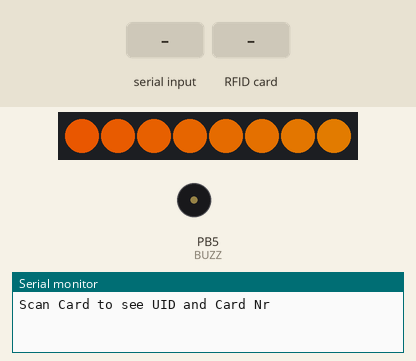
Recording of a sketch running on a simulated ATtiny85, built with avr-gcc and run on an emulated ATtiny85. Parts: 8 RGB LEDs in strip order, left to right, buzzer (waves = sounding, pin HIGH), the last lines printed to the serial monitor. The inputs (shaded band) are chosen by the test bench. Dim RGB values are drawn brighter than linear.

Above: at 1.34 s.
1.4 s: "f" received over Serial
At 2.7 s:
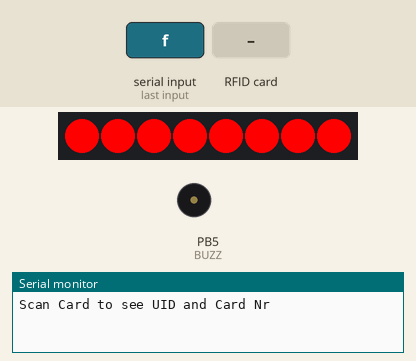
3.7 s: "L" received over Serial
At 5.28 s:
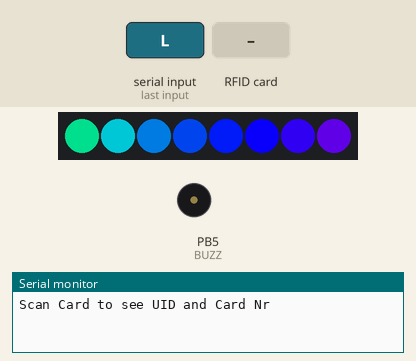
5.3 s: "N" received over Serial
At 5.41 s:
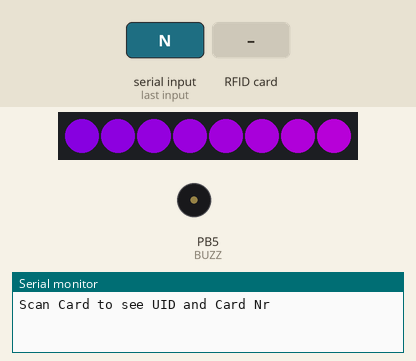
7.0 s: "s" received over Serial
At 8.4 s:
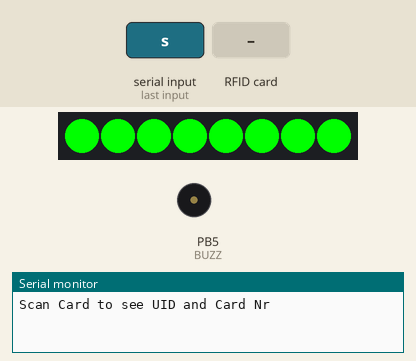
10.0 s: "L" received over Serial
At 10.31 s:
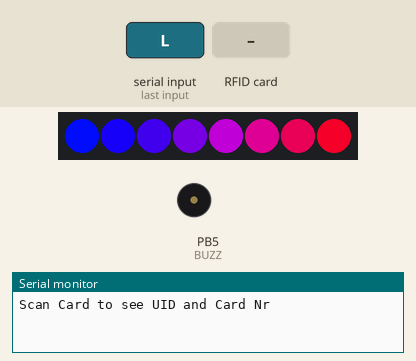
12.4 s: RFID card 5E 7A 19 C4 held to the reader
At 12.54 s:
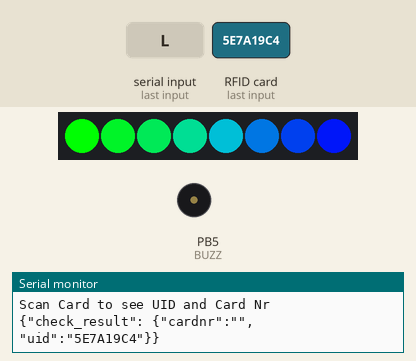
Timing chart, 0 to 18.6 s (numbered marks = the images above; inputs shaded):
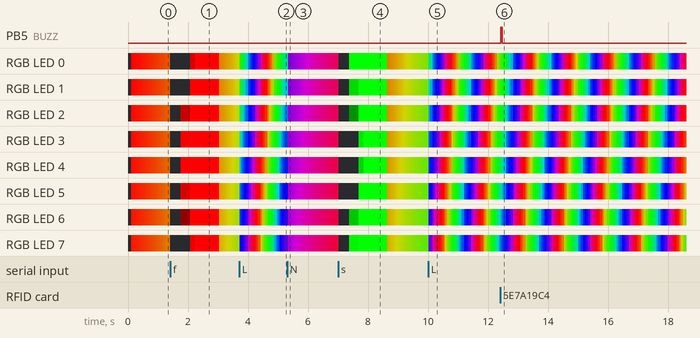

The sketch:

nanpos_cardreader.ino
```cpp
#include <Streaming.h>
#include <SPI.h>
#include <MFRC522.h>

#include <Adafruit_NeoPixel.h>
#ifdef __AVR__
  #include <avr/power.h>
#endif

#define PARAMS_MAX_LENGTH 128
#define BUZZ 5  // 6
#define RXMODE_PIN 6 //7
#define WS2812_PIN 8 // FIXME!

#define SS_PIN 10 // PB6
#define RST_PIN 9 // PB5
// MOSI 11
// MISO 12
// SCK 13


//#define DEBUG


// WS2812
Adafruit_NeoPixel strip = Adafruit_NeoPixel(8, WS2812_PIN, NEO_GRB + NEO_KHZ800);
/* define operating mode
 *
 * 0: idle
 * 1: receive node id
 * 2: receive command
 * 3: recevie parameters
 * 4: parse
 */
uint8_t mode = 0;

char inByte = 0;         // incoming serial byte

bool receiving = 0;
bool receiveDone = 0;
bool sendFlag = 0;
bool receiveOverflow = 0;


// Definitions for RFID
MFRC522 mfrc522(SS_PIN, RST_PIN);	// Create MFRC522 instance.

// Prepare key - all keys are set to FFFFFFFFFFFFh at chip delivery from the factory.
MFRC522::MIFARE_Key wallet_key = { 0xA0, 0xA1, 0xA2, 0xA3, 0xA4, 0xA5   }; // WALLET_KEY (KEY_MIFARE_APPLICATION_DIRECTORY)
MFRC522::MIFARE_Key default_key = { 0xFF, 0xFF, 0xFF, 0xFF, 0xFF, 0xFF   }; // DEFAULT_KEY


// RFID data

bool hasData = 0;
byte uid[4] = {0,0,0,0};
byte lastUid[4] = {0,0,0,0};
char cardnr[13] = {0,0,0,0, 0,0,0,0, 0,0,0,0 ,0}; // 13 due to string converion cutoff

void setup(){
    // start serial port at 9600 bps and wait for port to open:
    Serial.begin(115200);
    delay(50);
    SPI.begin();			// Init SPI bus
	mfrc522.PCD_Init();	// Init MFRC522 card
	Serial.println("Scan Card to see UID and Card Nr");

    pinMode(BUZZ, OUTPUT);   //
    pinMode(RXMODE_PIN, OUTPUT);
    //establishContact();  // send a byte to establish contact until receiver responds
      #if defined (__AVR_ATtiny85__)
    if (F_CPU == 16000000) clock_prescale_set(clock_div_1);
  #endif
  // End of trinket special code
    strip.begin();
    strip.show();
}

uint8_t b = 0;
uint32_t readTime = 0;

bool checkId = 0;

unsigned long last_check = 0;

// WS2812 state
int led_frame = 0;
long last_frame = 0;
bool listening = false;
bool play_animation = false;
int animation = -1; // 1 = Success, 2 = Fail
int anim_start_frame = 0;

void loop(){
    // Check for Serial input data, if not receiving check card.
    if(Serial.available()) {
        execute_command(Serial.read());
    }
    if(listening) {
        check_card();
    }
    // fancy ws2812 stuff
    if(millis() - last_frame > 25) {
        if(!play_animation) {
            for(int i=0; i<strip.numPixels(); i++) {
                if(listening) {
                    strip.setPixelColor(i, Wheel((i*10+led_frame) & 255));
                    led_frame += 1;
                } else {
                    strip.setPixelColor(i, Wheel((i+led_frame/2) & 255));
                }
            }
        } else {
            draw_animation();
        }
        strip.show();
        ++led_frame;
        last_frame = millis();
    }
}

void draw_animation() {
    int frame = led_frame - anim_start_frame;
    int num_pix = strip.numPixels();
    if(num_pix%2) {
        num_pix++;
    }
    switch(animation) {
        case 1:
            for(int i = -num_pix/2; i<num_pix/2; ++i) {
                if(i == 0 && strip.numPixels()%2) {
                   continue;
                }
                int real_i = i;
                if(i >= 0 && strip.numPixels()%2) {
                    real_i--;
                }
                strip.setPixelColor(real_i+num_pix/2, strip.Color(0, max(0, min(255,abs(i*127+40)-127*num_pix/2+frame*24)),0));
            }
            if(frame == 60) {
                play_animation = false;
            }
            return;
        case 2:
            for(int i = -num_pix/2; i<num_pix/2; ++i) {
                if(i == 0 && strip.numPixels()%2) {
                   continue;
                }
                int real_i = i;
                if(i >= 0 && strip.numPixels()%2) {
                    real_i--;
                }
                strip.setPixelColor(real_i+num_pix/2, strip.Color(max(0, min(255,-abs(i*127+40)+frame*24)),0,0));
            }
            if(frame == 60) {
                play_animation = false;
            }
        default:
            return;
    }
}

// Input a value 0 to 255 to get a color value.
// The colours are a transition r - g - b - back to r.
uint32_t Wheel(byte WheelPos) {
  WheelPos = 255 - WheelPos;
  if(WheelPos < 85) {
    return strip.Color(255 - WheelPos * 3, 0, WheelPos * 3);
  }
  if(WheelPos < 170) {
    WheelPos -= 85;
    return strip.Color(0, WheelPos * 3, 255 - WheelPos * 3);
  }
  WheelPos -= 170;
  return strip.Color(WheelPos * 3, 255 - WheelPos * 3, 0);
}

void sendResult(){
  if(hasData){
    Serial <<"{\"check_result\": {\"cardnr\":\""<<cardnr<<"\",\"uid\":\"";
    for(byte i=0;i < 4; i++){
      Serial.print(uid[i] < 0x10 ? "0" : "");
      Serial.print(uid[i],HEX);
    }
    Serial << "\"";
  }
  Serial << "}}"<<endl;
}

bool check_card(){
    // Look for new cards
	if ( ! mfrc522.PICC_IsNewCardPresent()) {
		return 0;
	}

	// Select one of the cards
	if ( ! mfrc522.PICC_ReadCardSerial()) {
		return 0;
	}
    // Dump debug info about the card. PICC_HaltA() is automatically called.
    //mfrc522.PICC_DumpToSerial(&(mfrc522.uid));
#ifdef DEBUG
    Serial << endl <<"UID: ";
#endif
    uint8_t size = (mfrc522.uid.size > 4) ? 4 : mfrc522.uid.size;
    for(byte i=0;i < 4; i++){
#ifdef DEBUG
        Serial.print(mfrc522.uid.uidByte[i] < 0x10 ? " 0" : " ");
        Serial.print(mfrc522.uid.uidByte[i],HEX);
#endif
        uid[i] = mfrc522.uid.uidByte[i];
    }

    //byte piccType = mfrc522.PICC_GetType(mfrc522.uid.sak);
    // try reading
#ifdef DEBUG
    Serial  << " Trying to read card number ";
#endif
    readKitCardNumber();

    // check if new card, else timeout

    hasData = 1;

    if(hasData){
        digitalWrite(BUZZ,1);
        sendResult();
        delay(50);
        digitalWrite(BUZZ,0);
    }

    // Halt PICC
    mfrc522.PICC_HaltA();
    // Stop encryption on PCD
    mfrc522.PCD_StopCrypto1();
}


boolean readKitCardNumber(){
    char kitCardNumber[13] = {0,0,0,0, 0,0,0,0, 0,0,0,0 ,0};
    MFRC522::MIFARE_Key card_number_key = {
        0x56, 0x38, 0x9F, 0x80, 0xA5, 0xCF   }; // CARD_NUMBER_KEY
    uint8_t cardNumberBlock = 44;
    uint8_t status;

    status = mfrc522.PCD_Authenticate(MFRC522::PICC_CMD_MF_AUTH_KEY_A, cardNumberBlock, &card_number_key, &(mfrc522.uid));

    uint8_t buffer[18];
    uint8_t bufferSize[1] = {18};

    if(status != MFRC522::STATUS_OK) {
#ifdef DEBUG
        Serial.print("PCD_Authenticate() failed: ");
        Serial.println(mfrc522.GetStatusCodeName(status));
        delay(1000);
#endif
        // only pass uid, convert to
        uint32_t temp = 0;
        uint32_t helper = uid[0] & 0xff; // cast to helper and mask for correct bit operations
        temp += helper << 24;
        helper = uid[1] & 0xff;
        temp += helper << 16;
        helper = uid[2] & 0xff;
        temp += helper << 8;
        helper = uid[3] & 0xff;
        temp += helper;
        String kitCardNrStr = "UI"+ String(temp,DEC);
        kitCardNrStr.toCharArray(kitCardNumber,13);
        kitCardNrStr.toCharArray(cardnr,13);
    }else{
        uint8_t readRes = mfrc522.MIFARE_Read(44,buffer,bufferSize);
        //char cardNumber[12] = {0,0,0,0, 0,0,0,0, 0,0,0,0};
        for(uint8_t i=0;i<12;i++){
            kitCardNumber[i] = buffer[i];
            cardnr[i] = buffer[i];
        }
    }

#ifdef DEBUG
    Serial << "Card Number: "<<kitCardNumber << " " << sizeof(kitCardNumber) << endl;
#endif
    return 1;
}


void reset_input(){
    receiving = 0;
    sendFlag = 0;
    hasData = 0;
    //params_overflow = 0;
}

void start_animation() {
    led_frame = 0;
    play_animation = true;
    anim_start_frame = led_frame;
    strip.clear();
}

void execute_command(char c){
    switch(c) {
        case 'L': // Listening
            listening = true;
            break;
        case 'N': // Not Listening
            listening = false;
            break;
        case 's': // Success
            animation = 1;
            start_animation();
            break;
        case 'f': // fail
            animation = 2;
            start_animation();
            break;
        default:
            return;
   }
}
```

Measured:
- after the input at 1.4 s, the LEDs: first change at once (image 1 shows a later state)
- after the input at 3.7 s, the LEDs: first change at once (image 2 shows a later state)
- after the input at 5.3 s, the LEDs: first change after 0.05 s (image 3 shows a later state)
- after the input at 7.0 s, the LEDs: first change at once (image 4 shows a later state)
- after the input at 10.0 s, the LEDs: first change at once (image 5 shows a later state)
- after the input at 12.4 s, PB5 (BUZZ): LOW → HIGH at once, → LOW 0.06 s later
- what the display in image 1 shows lasts 0.8 s, from 2.2 s to 3.0 s
